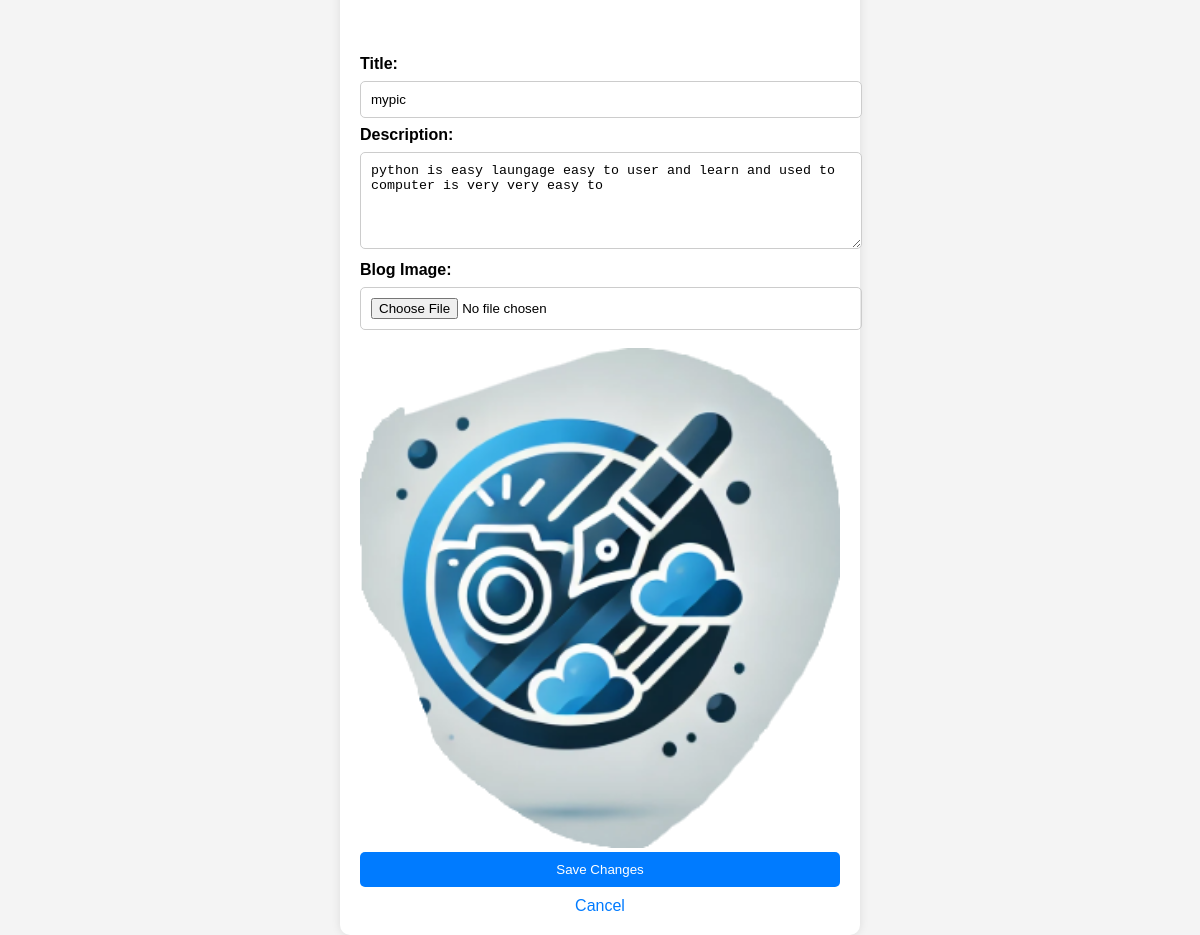
The page /edit_blog/1/ (signed in) on the database its author committed.
### blogapp/models.py (models this page shows, shortened)
class Blog(models.Model):
    title = models.CharField(max_length=50)
    description = models.TextField()  # Changed to TextField for longer descriptions
    blog_image = models.ImageField(upload_to="blogimages/")
    user = models.ForeignKey(User, on_delete=models.CASCADE)  # it means delete all user blog
    custom_date = models.DateTimeField(null=True, blank=True)
    custom_choices = models.DateTimeField(null=True, blank=True)
    created_at = models.DateTimeField(default=timezone.now)
    likes = models.ManyToManyField(User, related_name='liked_blogs', blank=True)
    class Meta:
        db_table = "Blogs"  # to change table name in sql table
        ordering = ['-created_at']  # Added ordering by creation date

### blogapp/views.py (the view, shortened to what this page needs)
# urls.py: path('edit_blog/<int:bg_id>/',edit_blog,name="edit_blog"),
@login_required
def edit_blog(request, bg_id):
    blog = get_object_or_404(Blog, id=bg_id)
    return render(request, "editblog.html", {"blog": blog})

### blogapp/templates/editblog.html (shortened to what this page needs)
<!DOCTYPE html>
<html lang="en">
<head>
    <link rel="stylesheet" href="https://cdnjs.cloudflare.com/ajax/libs/font-awesome/6.4.2/css/all.min.css">
</head>
<body>
    <br> <br> <br>
    <div class="container">
        <form method="post" enctype="multipart/form-data"><br>
            <br> <br> <br> <br>
            <div>
                <label for="title">Title:</label>
                <input type="text" id="title" name="title" value="{{ blog.title }}" required>
            </div>
            <div>
                <label for="description">Description:</label>
                <textarea id="description" name="description" rows="5" required>{{ blog.description }}</textarea>
            </div>
            <div>
                <label for="blog_image">Blog Image:</label>
                <input type="file" id="blog_image" name="blog_image">
                {% if blog.blog_image %}
                <img src="{{ blog.blog_image.url }}" alt="Current Blog Image">
                {% endif %}
            </div>
            <button type="submit">Save Changes</button>
            <a href="{% url 'myblog' %}" class="cancel">Cancel</a>
        </form>
    </div>
</body>
</html>

### blogapp/templates/editblog.html (style rules this page uses)
body { font-family: Arial, sans-serif; background-color: #f4f4f4; margin: 0; padding: 0; display: flex; justify-content: center; align-items: center; height: 100vh; }
.container { background: white; padding: 20px; border-radius: 10px; box-shadow: 0 0 10px rgba(0, 0, 0, 0.1); width: 40%; }
label { font-weight: bold; }
input, textarea { width: 100%; padding: 10px; margin: 8px 0; border: 1px solid #ccc; border-radius: 5px; }
button { background-color: #007BFF; color: white; padding: 10px 15px; border: none; border-radius: 5px; cursor: pointer; width: 100%; }
.cancel { display: block; text-align: center; margin-top: 10px; color: #007BFF; text-decoration: none; }
img { width: 100%; height: auto; border-radius: 5px; margin-top: 10px; }

### rows shown on the page
Blog: title "mypic", description "python is easy laungage easy to user and learn and used to computer is very very easy to", blog_image (picture)
